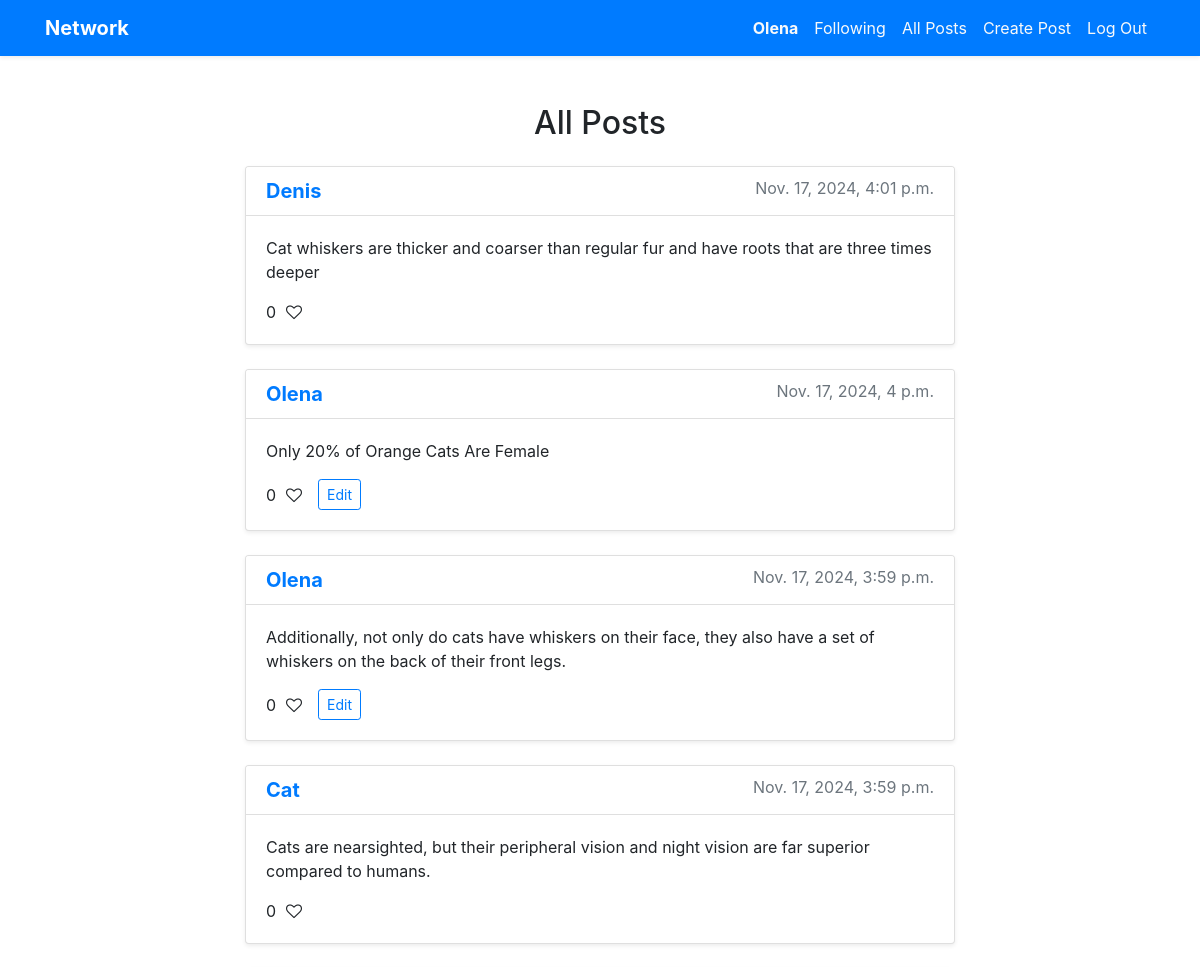
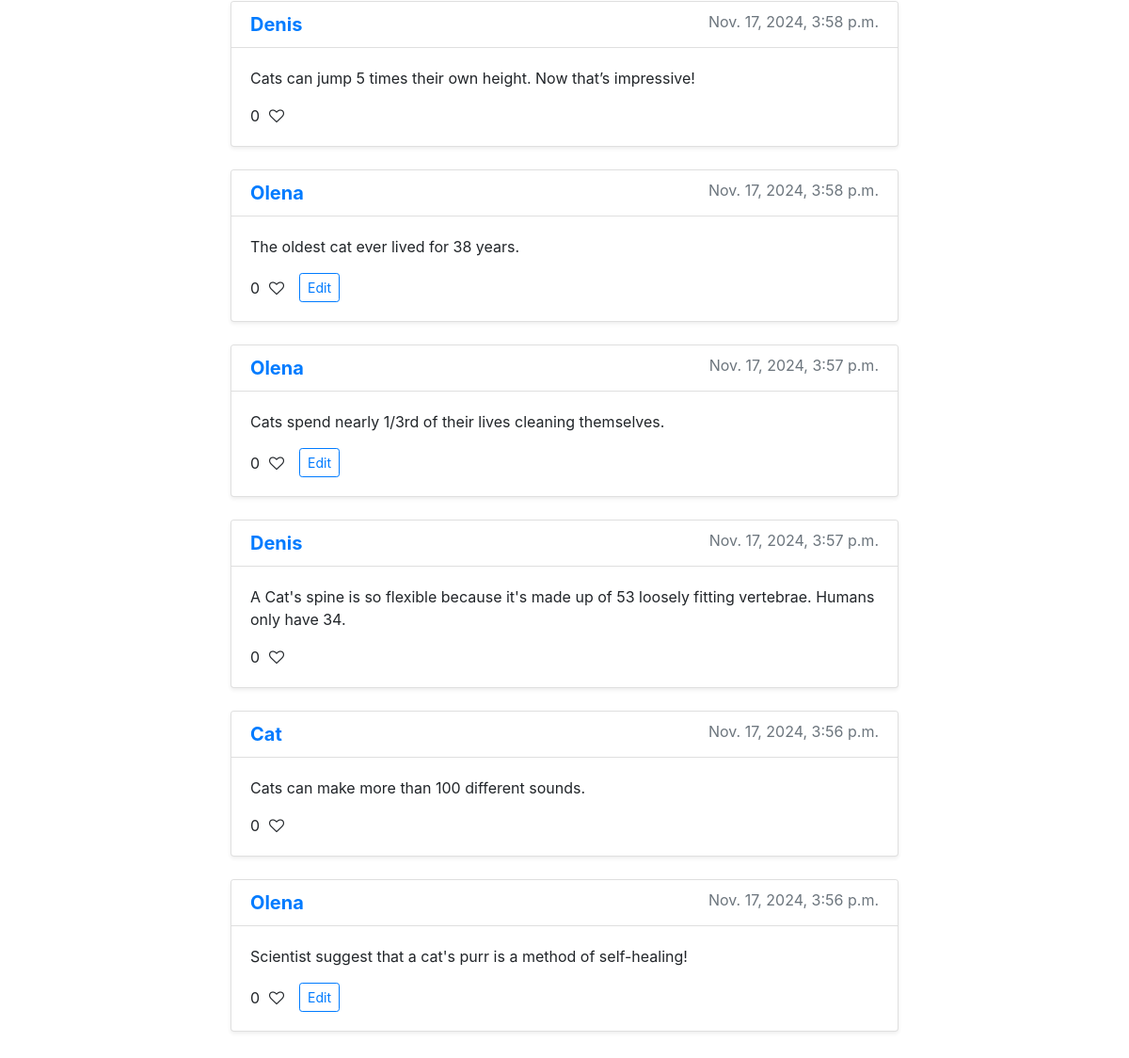
/ (signed in), run on the app's committed database (2 pictures, top to bottom).
### network/models.py (models this page shows, shortened)
class User(AbstractUser):
    pass

class Post(models.Model):
    user = models.ForeignKey(User, on_delete=models.CASCADE, related_name="posts")
    content = models.TextField()
    timestamp = models.DateTimeField(auto_now_add=True)
    def like_count(self):
        return self.likes.count()

### network/views.py (the view)
# urls.py: path("", views.index, name="index"),
def index(request):
    posts_list = Post.objects.all().order_by("-timestamp")
    paginator = Paginator(posts_list, 10)
    page_number = request.GET.get('page')
    posts = paginator.get_page(page_number)
    liked_posts = [post.id for post in posts if post.likes.filter(user=request.user).exists()] if request.user.is_authenticated else []
    return render(request, "network/index.html", {
        "posts": posts,
        "liked_posts": liked_posts,
    })

### network/templates/network/index.html (shortened to what this page needs)
{% extends "network/layout.html" %}
{% load static %}
{% block body %}
    <div class="container mt-5">
        <h2 class="text-center mb-4">All Posts</h2>
        <div class="row justify-content-center">
            {% for post in posts %}
                <div class="col-md-8 post mb-4">
                    <div class="card shadow-sm">
                        <div class="card-header bg-white">
                            <h5 class="card-title mb-0">
                                <a href="{% url 'profile' post.user.id %}" class="text-primary font-weight-bold">
                                    {{ post.user.username }}
                                </a>
                                <small class="text-muted float-right">{{ post.timestamp }}</small>
                            </h5>
                        </div>
                        <div class="card-body">
                            <p id="post-content-{{ post.id }}" class="card-text">{{ post.content }}</p>
                            <div class="d-flex align-items-center mt-3">
                                <div class="like-section mr-3">
                                    <span id="like-count-{{ post.id }}" class="like-count">{{ post.like_count }}</span>
                                    <i class="fa {% if post.id in liked_posts %}fa-heart{% else %}fa-heart-o{% endif %} like-icon" data-post-id="{{ post.id }}"></i>
                                </div>
                                {% if user.is_authenticated and post.user == user %}
                                    <button class="btn btn-sm btn-outline-primary edit-button" data-post-id="{{ post.id }}">Edit</button>
                                {% endif %}
                            </div>
                        </div>
                    </div>
                </div>
            {% empty %}
                <div class="col-md-8">
                    <p class="text-center text-muted">No posts yet.</p>
                </div>
            {% endfor %}
        </div>
    </div>
{% endblock %}

### network/templates/network/layout.html (shortened to what this page needs)
{% load static %}
<!DOCTYPE html>
<html lang="en">
    <head>
        <link rel="stylesheet" href="https://stackpath.bootstrapcdn.com/bootstrap/4.4.1/css/bootstrap.min.css">
        <link href="{% static 'network/styles.css' %}" rel="stylesheet">
        <link rel="stylesheet" href="https://cdnjs.cloudflare.com/ajax/libs/font-awesome/4.7.0/css/font-awesome.min.css">
    </head>
    <body>
        <nav class="navbar navbar-expand-lg navbar-dark bg-primary shadow-sm">
            <div class="container">
                <a class="navbar-brand font-weight-bold" href="{% url 'index' %}">Network</a>
                <div class="collapse navbar-collapse" id="navbarNav">
                    <ul class="navbar-nav ml-auto">
                        {% if user.is_authenticated %}
                            <li class="nav-item">
                                <a class="nav-link text-light" href="{% url 'profile' user.id %}">
                                    <strong>{{ user.username }}</strong>
                                </a>
                            </li>
                            <li class="nav-item">
                                <a class="nav-link text-light" href="{% url 'following_posts' %}">Following</a>
                            </li>
                        {% endif %}
                        <li class="nav-item">
                            <a class="nav-link text-light" href="{% url 'all_posts' %}">All Posts</a>
                        </li>
                        {% if user.is_authenticated %}
                            <li class="nav-item">
                                <a class="nav-link text-light" href="{% url 'create_post' %}">Create Post</a>
                            </li>
                            <li class="nav-item">
                                <a class="nav-link text-light" href="{% url 'logout' %}">Log Out</a>
                            </li>
                        {% endif %}
                    </ul>
                </div>
            </div>
        </nav>
        <div class="container mt-5">
            {% block body %}
            {% endblock %}
        </div>
    </body>
</html>

### network/static/network/styles.css (style rules this page uses)
.like-section { display: flex; align-items: center; }
.like-icon { font-size: 24px; margin-left: 10px; cursor: pointer; transition: color 0.3s ease; }

### data on the page
User: username "Olena"
Post: user.username "Denis", timestamp "Nov. 17, 2024, 4:01 p.m.", content "Cat whiskers are thicker and coarser than regular fur and have roots that are three times deeper", like_count "0"
Post: user.username "Olena", timestamp "Nov. 17, 2024, 4 p.m.", content "Only 20% of Orange Cats Are Female", like_count "0"
Post: user.username "Olena", timestamp "Nov. 17, 2024, 3:59 p.m.", content "Additionally, not only do cats have whiskers on their face, they also have a set of whiskers on the back of their front legs.", like_count "0"
Post: user.username "Cat", timestamp "Nov. 17, 2024, 3:59 p.m.", content "Cats are nearsighted, but their peripheral vision and night vision are far superior compared to humans.", like_count "0"
Post: user.username "Denis", timestamp "Nov. 17, 2024, 3:58 p.m.", content "Cats can jump 5 times their own height. Now that’s impressive!", like_count "0"
Post: user.username "Olena", timestamp "Nov. 17, 2024, 3:58 p.m.", content "The oldest cat ever lived for 38 years.", like_count "0"
Post: user.username "Olena", timestamp "Nov. 17, 2024, 3:57 p.m.", content "Cats spend nearly 1/3rd of their lives cleaning themselves.", like_count "0"
Post: user.username "Denis", timestamp "Nov. 17, 2024, 3:57 p.m.", content "A Cat's spine is so flexible because it's made up of 53 loosely fitting vertebrae. Humans only have 34.", like_count "0"
Post: user.username "Cat", timestamp "Nov. 17, 2024, 3:56 p.m.", content "Cats can make more than 100 different sounds.", like_count "0"
Post: user.username "Olena", timestamp "Nov. 17, 2024, 3:56 p.m.", content "Scientist suggest that a cat's purr is a method of self-healing!", like_count "0"
